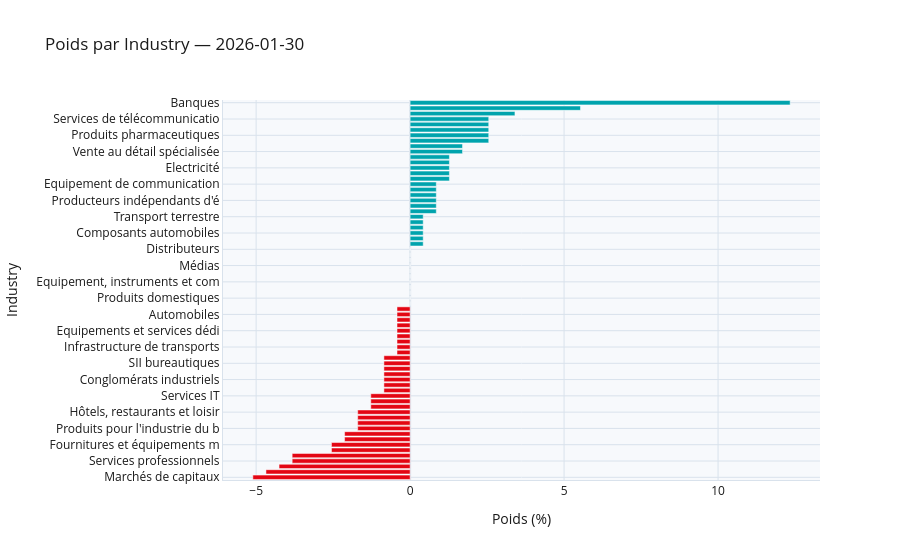

Notebook source saved alongside this figure:
### Code cell
comp_charts["Industry"].show()

### Figure 1 — Plotly figure (JSON) as saved in the notebook; plotly's stock layout.template omitted (floating-point values rounded to 4 significant figures)
{"data": [{"marker": {"color": ["#E30613", "#E30613", "#E30613", "#E30613", "#E30613", "#E30613", "#E30613", "#E30613", "#E30613", "#E30613", "#E30613", "#E30613", "#E30613", "#E30613", "#E30613", "#E30613", "#E30613", "#E30613", "#E30613", "#E30613", "#E30613", "#E30613", "#E30613", "#E30613", "#E30613", "#E30613", "#E30613", "#E30613", "#E30613", "#E30613", "#E30613", "#E30613", "#00A3AD", "#00A3AD", "#00A3AD", "#00A3AD", "#00A3AD", "#00A3AD", "#00A3AD", "#00A3AD", "#00A3AD", "#00A3AD", "#00A3AD", "#00A3AD", "#00A3AD", "#00A3AD", "#00A3AD", "#00A3AD", "#00A3AD", "#00A3AD", "#00A3AD", "#00A3AD", "#00A3AD", "#00A3AD", "#00A3AD", "#00A3AD", "#00A3AD", "#00A3AD", "#00A3AD", "#00A3AD", "#00A3AD", "#00A3AD", "#00A3AD", "#00A3AD", "#00A3AD", "#00A3AD", "#00A3AD", "#00A3AD", "#00A3AD", "#00A3AD"]}, "orientation": "h", "type": "bar", "x": [-5.106, -4.681, -4.255, -3.83, -3.83, -2.553, -2.553, -2.128, -2.128, -1.702, -1.702, -1.702, -1.702, -1.277, -1.277, -1.277, -0.8511, -0.8511, -0.8511, -0.8511, -0.8511, -0.8511, -0.8511, -0.4255, -0.4255, -0.4255, -0.4255, -0.4255, -0.4255, -0.4255, -0.4255, -0.4255, 0.0, 0.0, 0.0, 0.0, 0.0, 0.0, 0.0, 0.0, 0.0, 0.0, 0.0, 0.4255, 0.4255, 0.4255, 0.4255, 0.4255, 0.4255, 0.8511, 0.8511, 0.8511, 0.8511, 0.8511, 0.8511, 1.277, 1.277, 1.277, 1.277, 1.277, 1.702, 1.702, 2.553, 2.553, 2.553, 2.553, 2.553, 3.404, 5.532, 12.34], "y": ["Marchés de capitaux", "Produits chimiques", "Services financiers", "Services professionnels", "Sociétés commerciales et dis", "Assurance", "Fournitures et équipements m", "Machinerie", "Développement et gestion des", "Produits pour l'industrie du b", "Produits de soins personnels", "Services et médias interactif", "Hôtels, restaurants et loisir", "Produits issus du papier et de", "Logiciels", "Services IT", "Divertissement", "Emballages et conteneurs", "Conglomérats industriels", "Compagnies aux activités dive", "Services aux collectivités en", "SII bureautiques", "Outils et services appliqués", "Services consommateurs diversi", "Infrastructure de transports", "Crédit à la consommation", "REIT - résidentiel", "Equipements et services dédi", "Boissons", "Gaz", "Automobiles", "Technologies des soins de sant", "SIIC industrielles", "Produits domestiques", "Distributeurs - Diversifiés", "Fret aérien et logistique", "Equipement, instruments et com", "Fournisseurs de produits de sa", "Produits de loisirs", "Médias", "Textiles, habillement et produ", "Transport maritime", "Distributeurs", "Consommation essentielle - dis", "Biens ménagers durables", "Composants automobiles", "Pétrole, gaz et combustibles", "REIT spécialisés", "Transport terrestre", "SIIC au détail", "REIT soins de santé", "Producteurs indépendants d'é", "Tabac", "Produits alimentaires", "Equipement de communication", "REIT diversifiés", "Biotechnologie", "Electricité", "Matériaux de construction", "Trafic de passagers Cies aéri", "Vente au détail spécialisée", "Semi-conducteurs et équipemen", "Services et fournitures commer", "Produits pharmaceutiques", "Matériel électrique", "Construction et ingénierie", "Services de télécommunicatio", "Aérospatiale et défense", "Métaux et mines", "Banques"]}], "layout": {"font": {"color": "#1A1A1A"}, "paper_bgcolor": "white", "plot_bgcolor": "#F7F9FC", "title": {"text": "Poids par Industry — 2026-01-30"}, "xaxis": {"gridcolor": "#D9E2EC", "linecolor": "#D9E2EC", "title": {"text": "Poids (%)"}, "zerolinecolor": "#D9E2EC"}, "yaxis": {"gridcolor": "#D9E2EC", "linecolor": "#D9E2EC", "title": {"text": "Industry"}, "zerolinecolor": "#D9E2EC"}}}
